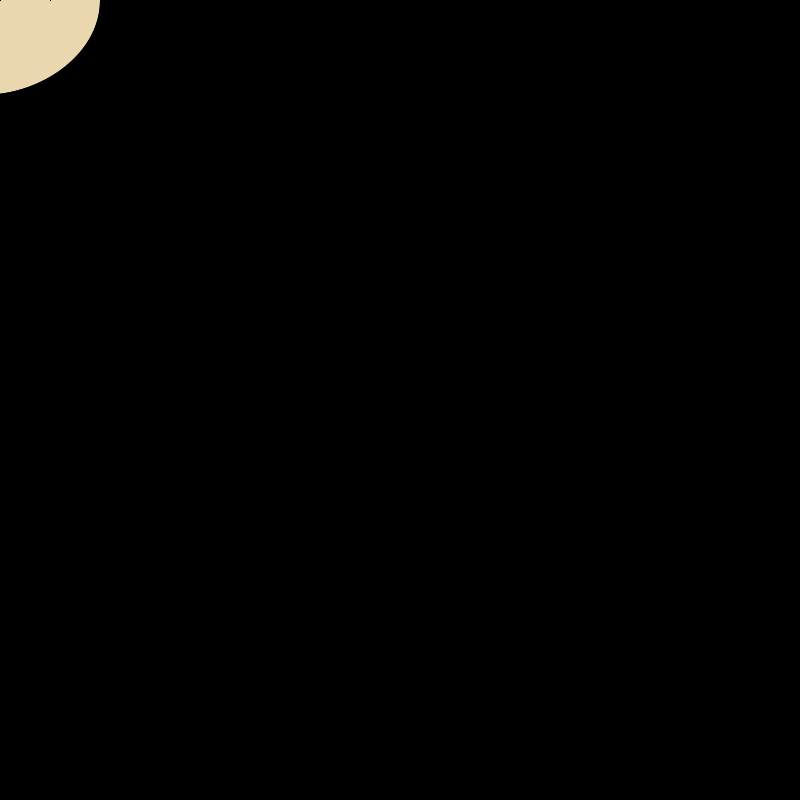
Frame 1 (no input)
Frame 60 (the mouse pressed at the canvas centre just before this capture): identical to frame 1, image omitted
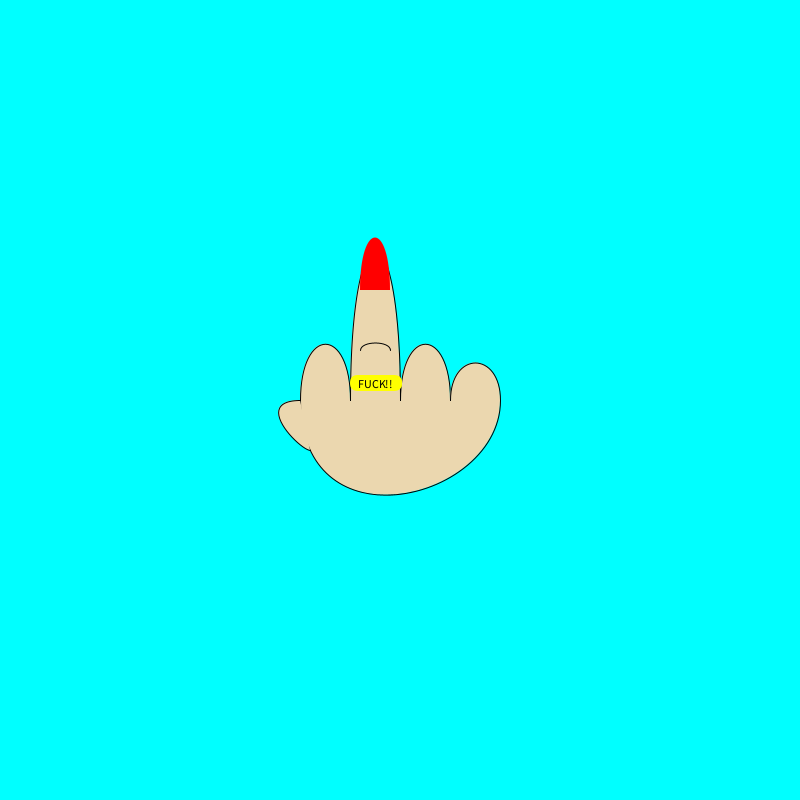
Frame 120 (the mouse held since frame 60 and released just before this capture)

The Processing sketch that drew these frames (run headless with seeded random() and noise(); from frame 60 on, the mouse is pressed at the canvas centre):

// Processing sketch: processing_165496
// ── processing_165496.pde

//Eric Conejo Tejada

void setup (){
  size(800,800);
}
 
void draw (){
  background(0,mouseX-100,mouseY-100);
  smooth();
  
  fill(235,215,175);
  stroke(1);
  bezier(mouseX-100,mouseY,mouseX-100,mouseY+150,mouseX+100,mouseY+100,mouseX+100,mouseY);//mano
  bezier(mouseX-90,mouseY+50,mouseX-100,mouseY+50, mouseX-150,mouseY,mouseX-100,mouseY);//dedo pulgar
  bezier(mouseX-100,mouseY,mouseX-100,mouseY-75,mouseX-50,mouseY-75,mouseX-50,mouseY);//dedo indice
  bezier(mouseX-50,mouseY,mouseX-50,mouseY-100,mouseX,mouseY-100,mouseX,mouseY);//dedo corazón
  bezier(mouseX,mouseY,mouseX,mouseY-75,mouseX+50,mouseY-75,mouseX+50,mouseY);//dedo anular
  bezier(mouseX+50,mouseY,mouseX+50,mouseY-50,mouseX+100,mouseY-50,mouseX+100,mouseY);//dedo meñique
  
  fill(255,255,0);
  noStroke();
  rect(mouseX-50,mouseY-25,52,16,8);//anillo
    
  if (mousePressed){
    fill(235,215,175);
    stroke(1);
    bezier(mouseX-50,mouseY,mouseX-50,mouseY-200,mouseX,mouseY-200,mouseX,mouseY);//dedo corazón
    bezier(mouseX-40,mouseY-50,mouseX-40,mouseY-60,mouseX-10,mouseY-60,mouseX-10,mouseY-50);//arruga
    
    fill(255,0,0);
    noStroke();
    bezier(mouseX-40,mouseY-110,mouseX-40,mouseY-180,mouseX-10,mouseY-180,mouseX-10,mouseY-110);//uña
    
    fill(255,255,0);
    rect(mouseX-50,mouseY-25,52,16,8);//anillo
    
    fill(0);
    text("FUCK!!",mouseX-42,mouseY-12); //texto
  } 
}
